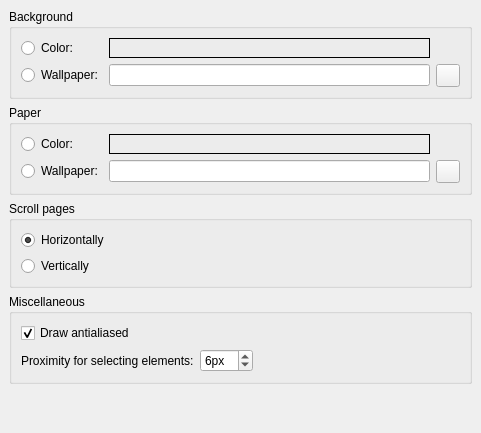
     <widget class="QWidget" name="tabCanvas">
      <property name="accessibleName">
       <string>Canvas Tab</string>
      </property>
      <attribute name="title">
       <string>Canvas</string>
      </attribute>
      <layout class="QVBoxLayout">
       <property name="spacing">
        <number>6</number>
       </property>
       <property name="leftMargin">
        <number>9</number>
       </property>
       <property name="topMargin">
        <number>9</number>
       </property>
       <property name="rightMargin">
        <number>9</number>
       </property>
       <property name="bottomMargin">
        <number>9</number>
       </property>
       <item>
        <widget class="QGroupBox" name="groupBox_2">
         <property name="accessibleName">
          <string>Background</string>
         </property>
         <property name="title">
          <string>Background</string>
         </property>
         <layout class="QGridLayout">
          <property name="leftMargin">
           <number>9</number>
          </property>
          <property name="topMargin">
           <number>9</number>
          </property>
          <property name="rightMargin">
           <number>9</number>
          </property>
          <property name="bottomMargin">
           <number>9</number>
          </property>
          <property name="spacing">
           <number>6</number>
          </property>
          <item row="0" column="0">
           <widget class="QRadioButton" name="bgColorButton">
            <property name="accessibleName">
             <string>Background Color</string>
            </property>
            <property name="text">
             <string>Color:</string>
            </property>
           </widget>
          </item>
          <item row="1" column="0">
           <layout class="QHBoxLayout">
            <property name="spacing">
             <number>6</number>
            </property>
            <property name="leftMargin">
             <number>0</number>
            </property>
            <property name="topMargin">
             <number>0</number>
            </property>
            <property name="rightMargin">
             <number>0</number>
            </property>
            <property name="bottomMargin">
             <number>0</number>
            </property>
            <item>
             <widget class="QRadioButton" name="bgWallpaperButton">
              <property name="accessibleName">
               <string>Background Wallpaper</string>
              </property>
              <property name="text">
               <string>Wallpaper:</string>
              </property>
             </widget>
            </item>
           </layout>
          </item>
          <item row="1" column="3">
           <layout class="QHBoxLayout">
            <property name="spacing">
             <number>6</number>
            </property>
            <property name="leftMargin">
             <number>0</number>
            </property>
            <property name="topMargin">
             <number>0</number>
            </property>
            <property name="rightMargin">
             <number>0</number>
            </property>
            <property name="bottomMargin">
             <number>0</number>
            </property>
            <item>
             <widget class="QToolButton" name="bgWallpaperSelect">
              <property name="accessibleName">
               <string>Choose Background wallpaper file</string>
              </property>
              <property name="accessibleDescription">
               <string>Opens a file dialog for selecting the wallpaper file</string>
              </property>
              <property name="text">
               <string notr="true"/>
              </property>
              <property name="icon">
               <iconset resource="musescore.qrc">
                <normaloff>:/data/icons/document-open.svg</normaloff>:/data/icons/document-open.svg</iconset>
              </property>
             </widget>
            </item>
           </layout>
          </item>
          <item row="1" column="1">
           <widget class="QLineEdit" name="bgWallpaper">
            <property name="accessibleName">
             <string>Background wallpaper path</string>
            </property>
            <property name="accessibleDescription">
             <string>Insert path to background wallpaper file</string>
            </property>
           </widget>
          </item>
          <item row="0" column="1">
           <widget class="Awl::ColorLabel" name="bgColorLabel">
            <property name="focusPolicy">
             <enum>Qt::StrongFocus</enum>
            </property>
            <property name="accessibleName">
             <string>Select background color</string>
            </property>
            <property name="accessibleDescription">
             <string>Opens a dialog for selecting the background color</string>
            </property>
            <property name="frameShape">
             <enum>QFrame::Box</enum>
            </property>
           </widget>
          </item>
         </layout>
        </widget>
       </item>
       <item>
        <widget class="QGroupBox" name="groupBox_3">
         <property name="accessibleName">
          <string>Paper</string>
         </property>
         <property name="title">
          <string>Paper</string>
         </property>
         <layout class="QGridLayout">
          <property name="leftMargin">
           <number>9</number>
          </property>
          <property name="topMargin">
           <number>9</number>
          </property>
          <property name="rightMargin">
           <number>9</number>
          </property>
          <property name="bottomMargin">
           <number>9</number>
          </property>
          <property name="spacing">
           <number>6</number>
          </property>
          <item row="1" column="0">
           <layout class="QHBoxLayout">
            <property name="spacing">
             <number>6</number>
            </property>
            <property name="leftMargin">
             <number>0</number>
            </property>
            <property name="topMargin">
             <number>0</number>
            </property>
            <property name="rightMargin">
             <number>0</number>
            </property>
            <property name="bottomMargin">
             <number>0</number>
            </property>
            <item>
             <widget class="QRadioButton" name="fgWallpaperButton">
              <property name="accessibleName">
               <string>Paper Wallpaper</string>
              </property>
              <property name="text">
               <string>Wallpaper:</string>
              </property>
             </widget>
            </item>
           </layout>
          </item>
          <item row="1" column="2">
           <layout class="QHBoxLayout">
            <property name="spacing">
             <number>6</number>
            </property>
            <property name="leftMargin">
             <number>0</number>
            </property>
            <property name="topMargin">
             <number>0</number>
            </property>
            <property name="rightMargin">
             <number>0</number>
            </property>
            <property name="bottomMargin">
             <number>0</number>
            </property>
            <item>
             <widget class="QToolButton" name="fgWallpaperSelect">
              <property name="accessibleName">
               <string>Choose paper wallpaper file</string>
              </property>
              <property name="accessibleDescription">
               <string>Opens a file dialog for selecting the wallpaper file</string>
              </property>
              <property name="text">
               <string notr="true"/>
              </property>
              <property name="icon">
               <iconset resource="musescore.qrc">
                <normaloff>:/data/icons/document-open.svg</normaloff>:/data/icons/document-open.svg</iconset>
              </property>
             </widget>
            </item>
           </layout>
          </item>
          <item row="0" column="0">
           <widget class="QRadioButton" name="fgColorButton">
            <property name="accessibleName">
             <string>Paper Color</string>
            </property>
            <property name="text">
             <string>Color:</string>
            </property>
           </widget>
          </item>
          <item row="0" column="1">
           <widget class="Awl::ColorLabel" name="fgColorLabel">
            <property name="focusPolicy">
             <enum>Qt::StrongFocus</enum>
            </property>
            <property name="accessibleName">
             <string>Select paper color</string>
            </property>
            <property name="accessibleDescription">
             <string>Opens a dialog for selecting the paper color</string>
            </property>
            <property name="frameShape">
             <enum>QFrame::Box</enum>
            </property>
           </widget>
          </item>
          <item row="1" column="1">
           <widget class="QLineEdit" name="fgWallpaper">
            <property name="accessibleName">
             <string>Paper wallpaper path</string>
            </property>
            <property name="accessibleDescription">
             <string>Insert path to paper wallpaper file</string>
            </property>
           </widget>
          </item>
         </layout>
        </widget>
       </item>
       <item>
        <widget class="QGroupBox" name="groupBox_11">
         <property name="title">
          <string>Scroll pages</string>
         </property>
         <layout class="QGridLayout" name="gridLayout_12">
          <item row="0" column="0">
           <widget class="QRadioButton" name="pageHorizontal">
            <property name="text">
             <string>Horizontally</string>
            </property>
            <property name="checked">
             <bool>true</bool>
            </property>
           </widget>
          </item>
          <item row="1" column="0">
           <widget class="QRadioButton" name="pageVertical">
            <property name="text">
             <string>Vertically</string>
            </property>
           </widget>
          </item>
         </layout>
        </widget>
       </item>
       <item>
        <widget class="QGroupBox" name="groupBox_4">
         <property name="title">
          <string>Miscellaneous</string>
         </property>
         <layout class="QGridLayout">
          <item row="0" column="0">
           <widget class="QCheckBox" name="drawAntialiased">
            <property name="toolTip">
             <string>Disable antialiased drawing</string>
            </property>
            <property name="whatsThis">
             <string>Uncheck this to speed up drawing</string>
            </property>
            <property name="accessibleName">
             <string>Draw antialiased</string>
            </property>
            <property name="accessibleDescription">
             <string>Uncheck this to speed up drawing</string>
            </property>
            <property name="text">
             <string>Draw antialiased</string>
            </property>
            <property name="checked">
             <bool>true</bool>
            </property>
           </widget>
          </item>
          <item row="1" column="1">
           <widget class="QSpinBox" name="proximity">
            <property name="accessibleName">
             <string>Proximity for selecting elements:</string>
            </property>
            <property name="suffix">
             <string extracomment="pixel">px</string>
            </property>
            <property name="minimum">
             <number>1</number>
            </property>
            <property name="value">
             <number>6</number>
            </property>
           </widget>
          </item>
          <item row="1" column="2" colspan="2">
           <spacer>
            <property name="orientation">
             <enum>Qt::Horizontal</enum>
            </property>
            <property name="sizeHint" stdset="0">
             <size>
              <width>201</width>
              <height>20</height>
             </size>
            </property>
           </spacer>
          </item>
          <item row="1" column="0">
           <widget class="QLabel" name="label_24">
            <property name="text">
             <string>Proximity for selecting elements:</string>
            </property>
           </widget>
          </item>
         </layout>
        </widget>
       </item>
       <item>
        <spacer name="verticalSpacer_3">
         <property name="orientation">
          <enum>Qt::Vertical</enum>
         </property>
         <property name="sizeHint" stdset="0">
          <size>
           <width>20</width>
           <height>40</height>
          </size>
         </property>
        </spacer>
       </item>
      </layout>
     </widget>
